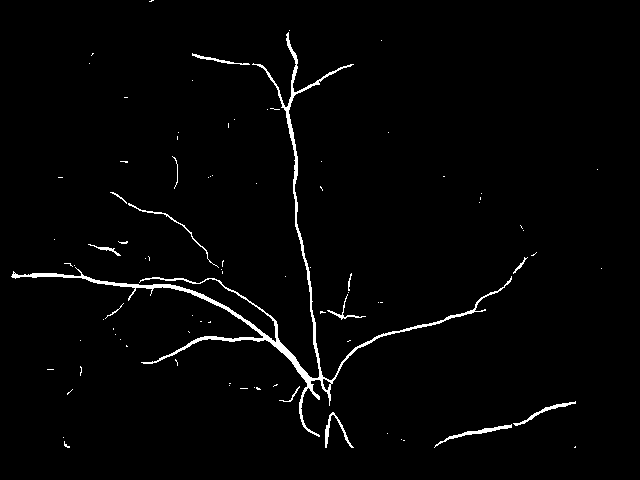
#> input picture PLUS/blood_vessel_seg/adults/patch_based_seg/Validation/a1.png, 640 x 480 px, found by its file name
$ python my_test_dele.py
#> lines starting #> are read from the running program, lines starting #| are printed output that depends on the picture; after the words box and inside, x2 and y2 are one past the last pixel; in counts of white or black regions, pixels touching at a corner belong together
import cv2
import numpy as np

img_file = 'a1.png'
img = cv2.imread(img_file, cv2.IMREAD_GRAYSCALE)
#> img: shape (480, 640); 2% white; 87 white regions (73 under 20 px), largest, box (x1, y1, x2, y2) and area: (11, 32, 512, 437) 4376, (434, 424, 512, 448) 254, (513, 401, 576, 426) 199

#find all your connected components (white blobs in your image)
nb_components, output, stats, centroids = cv2.connectedComponentsWithStats(img, connectivity=8)
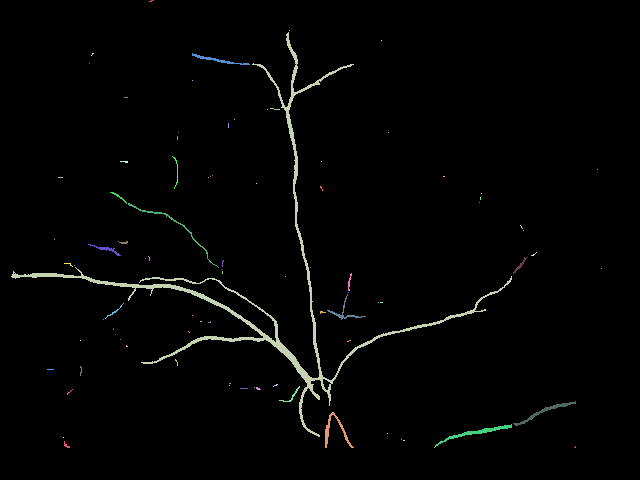
#> output: shape (480, 640) int32; 88 distinct labels, from 0 to 87; one colour per label, 0 black
#> nb_components = 88; stats = 88 rows, first 6: [0, 0, 640, 480, 301189], [149, 0, 5, 2, 6], [289, 30, 1, 1, 1], [11, 32, 501, 405, 4376], [381, 40, 1, 1, 1], [91, 53, 3, 3, 4]; centroids = 88 pairs, first value 50 to 601, second value 0.5 to 446.7
#connectedComponentswithStats yields every seperated component with information on each of them, such as size
#the following part is just taking out the background which is also considered a component, but most of the time we don't want that.
sizes = stats[1:, -1]; nb_components = nb_components - 1
#> after `sizes = stats[1:, -1]`: sizes = 87 values, max 4376 at index 2, min 1 at index 1, mean 69.09
#> after `nb_components = nb_components - 1`: nb_components = 87

# minimum size of particles we want to keep (number of pixels)
#here, it's a fixed value, but you can set it as you want, eg the mean of the sizes or whatever
min_size = 50

#your answer image
img2 = np.zeros((output.shape))
#for every component in the image, you keep it only if it's above min_size
for i in range(0, nb_components):
    if sizes[i] >= min_size:
        img2[output == i + 1] = 255
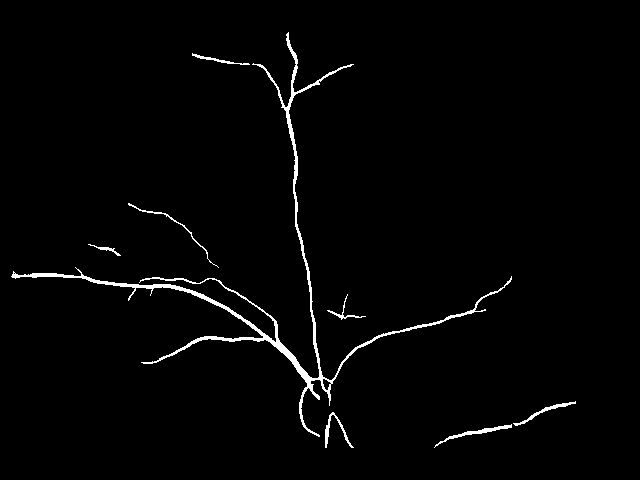
#> img2: shape (480, 640) float64; 1.8% white; 8 white regions, largest, box (x1, y1, x2, y2) and area: (11, 32, 512, 437) 4376, (434, 424, 512, 448) 254, (513, 401, 576, 426) 199

cv2.imwrite('aa_result.png', img2)

$ run again, with PLUS/blood_vessel_seg/adults/patch_based_seg/Validation/a2.png copied over PLUS/blood_vessel_seg/adults/patch_based_seg/Validation/a1.png
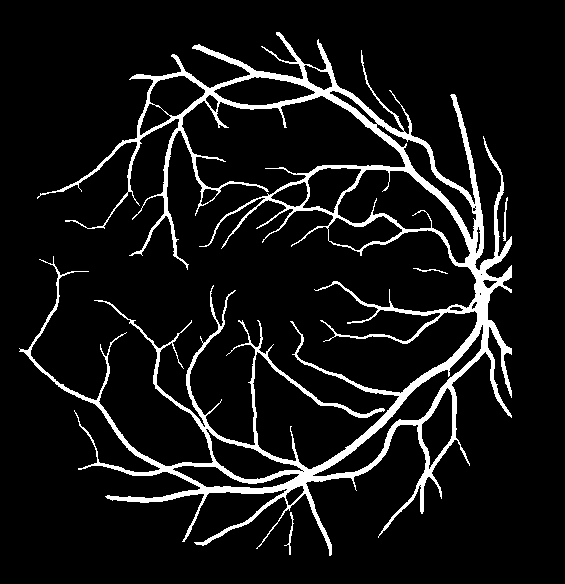
#> input picture PLUS/blood_vessel_seg/adults/patch_based_seg/Validation/a2.png, 565 x 584 px, found by its file name
#> img: shape (584, 565); 8.5% white; 4 white regions, box (x1, y1, x2, y2) and area: (19, 32, 512, 556) 27961, (503, 197, 508, 241) 91, (284, 512, 294, 555) 88, (413, 268, 448, 274) 52
#> `nb_components, output, stats, centroids = cv2.connectedComponentsWithS..`:
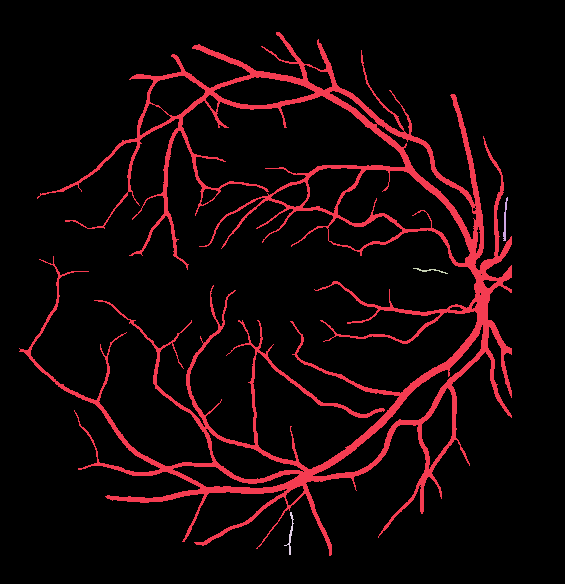
#> output: shape (584, 565) int32; 5 distinct labels, from 0 to 4; one colour per label, 0 black
#> `nb_components, output, stats, centroids = cv2.connectedComponentsWithS..`: nb_components = 5; stats = [[0, 0, 565, 584, 301768], [19, 32, 493, 524, 27961], [503, 197, 5, 44, 91], [413, 268, 35, 6, 52], [284, 512, 10, 43, 88]]; centroids = [[279, 291.1], [313.7, 295.5], [504.7, 220.4], [429.6, 270.1], [290.1, 533.8]]
#> sizes = [27961, 91, 52, 88]
#> `nb_components = nb_components - 1`: nb_components = 4

$ run again, with PLUS/blood_vessel_seg/adults/patch_based_seg/Validation/a.png copied over PLUS/blood_vessel_seg/adults/patch_based_seg/Validation/a1.png
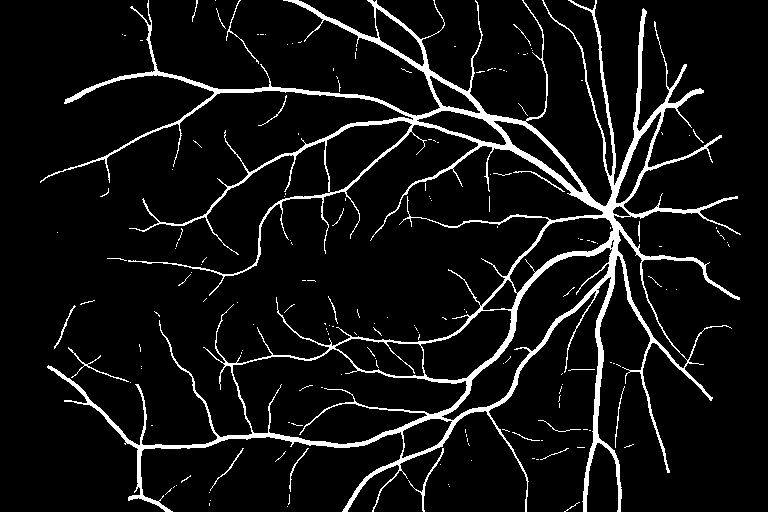
#> input picture PLUS/blood_vessel_seg/adults/patch_based_seg/Validation/a.png, 768 x 512 px, found by its file name
#> img: shape (512, 768); 7.4% white; 176 white regions (152 under 20 px), largest, box (x1, y1, x2, y2) and area: (40, 0, 741, 512) 26971, (408, 448, 444, 512) 171, (68, 347, 129, 382) 148
#> `nb_components, output, stats, centroids = cv2.connectedComponentsWithS..`:
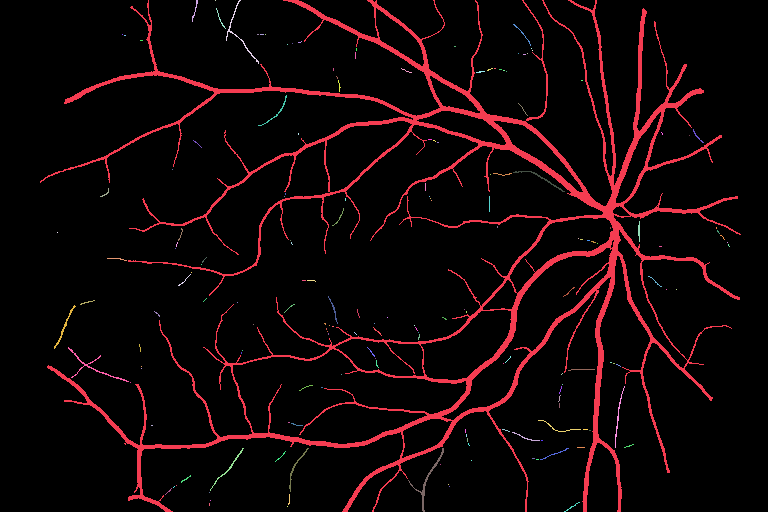
#> output: shape (512, 768) int32; 177 distinct labels, from 0 to 176; one colour per label, 0 black
#> `nb_components, output, stats, centroids = cv2.connectedComponentsWithS..`: nb_components = 177; stats = 177 rows, first 6: [0, 0, 768, 512, 364288], [40, 0, 701, 512, 26971], [192, 0, 6, 22, 30], [215, 0, 1, 1, 1], [226, 0, 33, 64, 116], [216, 8, 10, 21, 25]; centroids = 177 pairs, first value 57 to 728.3, second value 0 to 506.6
#> sizes = 176 values, max 26971 at index 0, min 1 at index 2, mean 164.4
#> `nb_components = nb_components - 1`: nb_components = 176
#> after the loop `for i in range(0, nb_components):`:
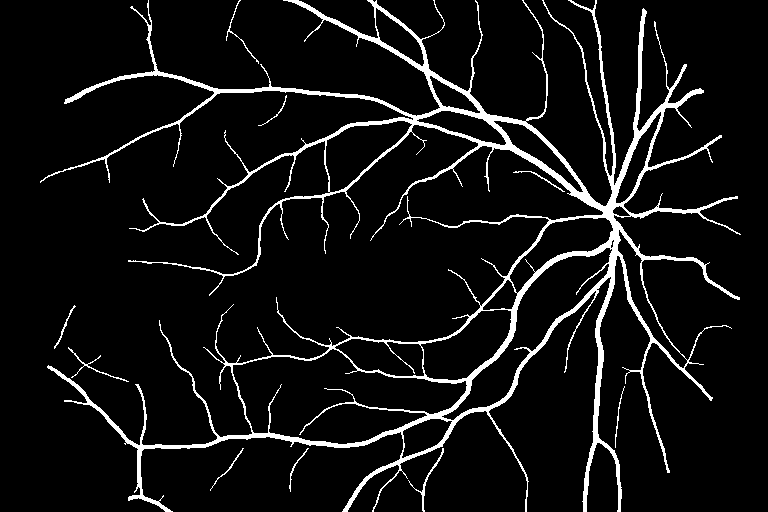
#> img2: shape (512, 768) float64; 7.1% white; 10 white regions, largest, box (x1, y1, x2, y2) and area: (40, 0, 741, 512) 26971, (408, 448, 444, 512) 171, (68, 347, 129, 382) 148
